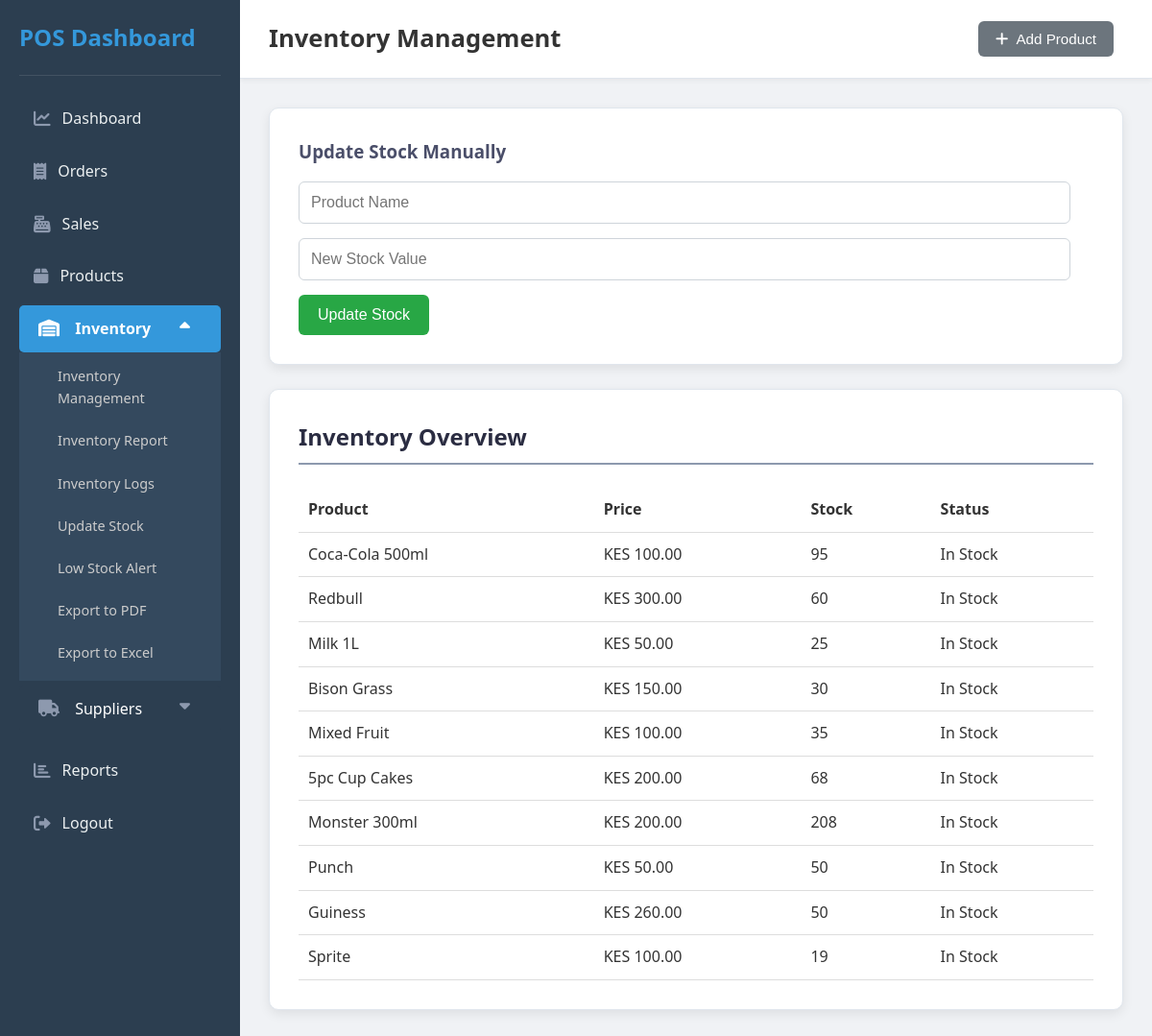
Page /admin-inventory.php on the committed database.
### tables this page shows
CREATE TABLE IF NOT EXISTS `products` (
  `id` int NOT NULL AUTO_INCREMENT,
  `product_name` varchar(100) NOT NULL,
  `price` int NOT NULL,
  `stock` int NOT NULL,
  `image` varchar(255) NOT NULL DEFAULT 'placeholder.jpg',
  `created_at` timestamp NOT NULL DEFAULT CURRENT_TIMESTAMP,
  `tax` int NOT NULL,
  PRIMARY KEY (`id`),
  UNIQUE KEY `name` (`product_name`),
  UNIQUE KEY `product_name` (`product_name`)
);

### admin-inventory.php (the view, shortened to what this page needs)
<?php
$conn = new mysqli("localhost", "root", "", "pos");
$products = $conn->query("SELECT * FROM products");
?>
<!DOCTYPE html>
<html lang="en">
<head>
    <link rel="stylesheet" href="styles.css" />
    <link rel="stylesheet" href="https://cdnjs.cloudflare.com/ajax/libs/font-awesome/6.0.0-beta3/css/all.min.css">
</head>
<body>
    <div id="wrapper">
        <aside id="sidebar">
            <div class="sidebar-header">
                <h1>POS Dashboard</h1>
            </div>
            <ul class="sidebar-menu">
                <li><a href="admin-dashboard.php" ><i class="fas fa-chart-line"></i> Dashboard</a></li>
                <li><a href="admin-orders.php" ><i class="fas fa-receipt"></i> Orders</a></li>
                <li><a href="admin-sales.php" ><i class="fas fa-cash-register"></i> Sales</a></li>
                <li><a href="admin-products.php" ><i class="fas fa-box"></i> Products</a></li>
                <li class="dropdown open">
                    <li class="dropdown open">
                        <a href="#" class="dropdown-toggle active">
                            <i class="fas fa-warehouse"></i> Inventory
                            <i class="fas fa-caret-down caret-icon" style="float: right;"></i>
                        </a>
                    <ul class="dropdown-menu">
                        <li><a href="admin-inventory.php">Inventory Management</a></li>
                        <li><a href="inventory-report.php">Inventory Report</a></li>
                        <li><a href="inventory-history.php">Inventory Logs</a></li>
                        <li><a href="update_stock.php">Update Stock</a></li>
                        <li><a href="check_low_stock.php">Low Stock Alert</a></li>
                        <li><a href="export_inventory_pdf.php">Export to PDF</a></li>
                        <li><a href="export_inventory_excel.php">Export to Excel</a></li>
                    </ul>
                </li>
                    <li class="dropdown ">
                    <a href="#" class="dropdown-toggle ">
                        <i class="fas fa-truck"></i> Suppliers
                        <i class="fas fa-caret-down caret-icon" style="float: right;"></i>
                    </a>
                </li>
                <li><a href="sales-report.php"><i class="fas fa-chart-bar"></i> Reports</a></li>
                <li><a href="admin-logout.php"><i class="fas fa-sign-out-alt"></i> Logout</a></li>
            </ul>
        </aside>
        <div id="main-content">
            <header class="main-header">
                <h2>Inventory Management</h2>
                <div class="header-actions">
                    <button class="action-btn" onclick="window.location.href='add-product.html'"><i class="fas fa-plus"></i> Add Product</button>
                </div>
            </header>
            <main>
                <section id="manual-stock-update">
                    <h3>Update Stock Manually</h3>
                    <form id="stock-update-form">
                        <input type="text" name="product_name" placeholder="Product Name" required />
                        <input type="number" name="new_stock" placeholder="New Stock Value" required />
                        <button type="submit">Update Stock</button>
                    </form>
                </section>
                <section id="inventory">
                    <h2>Inventory Overview</h2>
                    <table>
                        <thead>
                            <tr>
                                <th>Product</th>
                                <th>Price</th>
                                <th>Stock</th>
                                <th>Status</th>
                            </tr>
                        </thead>
                        <tbody>
                            <?php while ($row = $products->fetch_assoc()): ?>
                                <tr>
                                    <td><?= htmlspecialchars($row['product_name']) ?></td>
                                    <td>KES <?= number_format($row['price'], 2) ?></td>
                                    <td><?= $row['stock'] ?></td>
                                    <td class="<?= ($row['stock'] <= 5) ? 'low-stock' : '' ?>">
                                        <?= ($row['stock'] <= 5) ? 'Low Stock' : 'In Stock' ?>
                                    </td>
                                </tr>
                            <?php endwhile; ?>
                        </tbody>
                    </table>
                </section>
            </main>
        </div>
    </div>
</body>
</html>

### styles.css (style rules this page uses)
* { margin: 0; padding: 0; box-sizing: border-box; }
body { font-family: 'Segoe UI', Roboto, 'Helvetica Neue', Arial, sans-serif; background-color: #f0f2f5; color: #333; line-height: 1.6; height: 100vh; overflow: hidden; }
a { text-decoration: none; color: inherit; }
ul { list-style: none; }
#wrapper { display: flex; height: 100vh; }
#sidebar { width: 250px; background-color: #2c3e50; color: #ecf0f1; padding: 20px; display: flex; flex-direction: column; box-shadow: 2px 0 10px rgba(0, 0, 0, 0.1); overflow-y: auto; flex-shrink: 0; }
.sidebar-header { display: flex; align-items: center; padding-bottom: 20px; border-bottom: 1px solid rgba(255, 255, 255, 0.1); margin-bottom: 20px; }
.sidebar-header h1 { font-size: 1.5em; margin: 0; color: #3498db; }
.sidebar-menu { flex-grow: 1; }
.sidebar-menu li { margin-bottom: 5px; }
.sidebar-menu a { display: flex; align-items: center; padding: 12px 15px; color: #ecf0f1; border-radius: 5px; transition: background-color 0.2s ease, color 0.2s ease; font-weight: 500; }
.sidebar-menu a i { margin-right: 12px; font-size: 1.1em; color: #8d99ae; }
.sidebar-menu a.active { background-color: #3498db; color: #fff; font-weight: 600; }
.sidebar-menu a.active i { color: #fff; }
#main-content { flex-grow: 1; display: flex; flex-direction: column; background-color: #f0f2f5; overflow-y: auto; padding: 0; }
.main-header { background-color: #fff; padding: 20px 30px; border-bottom: 1px solid #e0e6ed; display: flex; justify-content: space-between; align-items: center; box-shadow: 0 2px 5px rgba(0, 0, 0, 0.05); position: sticky; top: 0; z-index: 900; }
.main-header h2 { font-size: 1.6em; color: #333; margin: 0; border-bottom: none; padding-bottom: 0; }
.header-actions { display: flex; gap: 10px; }
.action-btn { background-color: #6c757d; color: white; padding: 10px 18px; border: none; border-radius: 6px; cursor: pointer; font-size: 0.95em; transition: background-color 0.2s ease; display: flex; align-items: center; }
.action-btn i { margin-right: 8px; }
main { padding: 30px; flex-grow: 1; }
section { background-color: #fff; padding: 30px; margin-bottom: 25px; border-radius: 10px; box-shadow: 0 4px 12px rgba(0, 0, 0, 0.08); border: 1px solid #e0e6ed; }
h2 { color: #2b2d42; margin-top: 0; margin-bottom: 1.5rem; border-bottom: 2px solid #8d99ae; padding-bottom: 0.5rem; }
h3 { color: #4a4e69; margin-top: 0; margin-bottom: 1rem; }
input[type="text"], input[type="number"], input[type="password"], select, textarea { width: calc(100% - 24px); padding: 12px; margin-bottom: 15px; border: 1px solid #ced4da; border-radius: 6px; box-sizing: border-box; font-size: 1rem; background-color: #fff; transition: border-color 0.2s ease; }
button { background-color: #007bff; color: white; padding: 12px 20px; border: none; border-radius: 6px; cursor: pointer; font-size: 1rem; transition: background-color 0.2s ease, transform 0.1s ease; margin-right: 10px; }
button[type="submit"] { background-color: #28a745; }

### admin-inventory.php (style rules this page uses)
table { width: 100%; border-collapse: collapse; }
th, td { padding: 10px; text-align: left; border-bottom: 1px solid #ddd; }
.dropdown { position: relative; }
.dropdown ul { left: 20px; top: 100%; background: #f8f8f8; list-style: none; padding: 5px; }
.dropdown ul li a { display: block; padding: 5px 10px; color: #333; text-decoration: none; }
.sidebar-menu .dropdown-menu { overflow: hidden; max-height: 0; opacity: 0; transition: max-height 0.6s ease, opacity 0.6s ease; flex-direction: column; background-color: #34495e; font-size: 0.9em; padding-left: 10px; }
.sidebar-menu .dropdown.open .dropdown-menu { max-height: 600px; opacity: 1; }
.sidebar-menu .dropdown-toggle { display: block; width: 100%; padding: 12px 20px; color: #fff; text-align: left; border: none; background-color: #2c3e50; cursor: pointer; font-size: 1em; }
.caret-icon { transition: transform 0.6s ease; }
.dropdown.open .caret-icon { transform: rotate(180deg); }
.sidebar-menu .dropdown-menu li a { padding: 8px 30px; color: #ccc; display: block; }

### rows in the picture
products: product_name "Coca-Cola 500ml", price "100.00", stock "95", shows "In Stock"
products: product_name "Redbull", price "300.00", stock "60", shows "In Stock"
products: product_name "Milk 1L", price "50.00", stock "25", shows "In Stock"
products: product_name "Bison Grass", price "150.00", stock "30", shows "In Stock"
products: product_name "Mixed Fruit", price "100.00", stock "35", shows "In Stock"
products: product_name "5pc Cup Cakes", price "200.00", stock "68", shows "In Stock"
products: product_name "Monster 300ml", price "200.00", stock "208", shows "In Stock"
products: product_name "Punch", price "50.00", stock "50", shows "In Stock"
products: product_name "Guiness", price "260.00", stock "50", shows "In Stock"
products: product_name "Sprite", price "100.00", stock "19", shows "In Stock"
